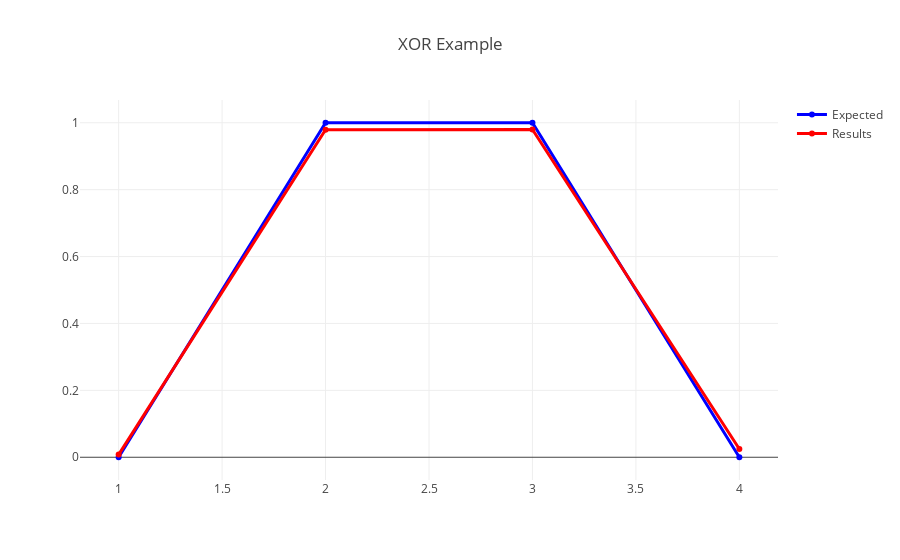

The code cell stored with this chart in its notebook:
### Code cell
import { tensor1D } from "../mod.ts";
import { Visualizer } from "../visualizer/mod.ts";

import {
    Cost,
    WASM,
    DenseLayer,
    Sequential,
    setupBackend,
    SigmoidLayer,
    tensor2D,
  } from "../mod.ts";
  
  await setupBackend(WASM);
  
  const net = new Sequential({
    size: [4, 2],
  
    silent: true,
  
    layers: [
      DenseLayer({ size: [3] }),
      SigmoidLayer(),
      DenseLayer({ size: [1] }),
      SigmoidLayer(),
    ],
  
    cost: Cost.MSE,
  });
  
  net.train(
    [
      {
        inputs: tensor2D([
          [0, 0],
          [1, 0],
          [0, 1],
          [1, 1],
        ]),
        outputs: tensor2D([[0], [1], [1], [0]]),
      },
    ],
    50000,
  );
  

  
const visualizer = new Visualizer("XOR Example");
await visualizer.graph(net,
  [
  tensor1D([0, 0]),
  tensor1D([1, 0]),
  tensor1D([0, 1]),
  tensor1D([1, 1]),
], [
  tensor1D([0]),
  tensor1D([1]),
  tensor1D([1]),
  tensor1D([0])
])

### Figure 1 — Plotly figure (JSON) as saved in the notebook; plotly's stock layout.template omitted (floating-point values rounded to 4 significant figures)
{"data": [{"line": {"color": "blue", "width": 3}, "mode": "lines+markers", "name": "Expected", "type": "scatter", "x": [1, 2, 3, 4], "y": [0, 1, 1, 0]}, {"line": {"color": "red", "width": 3}, "mode": "lines+markers", "name": "Results", "type": "scatter", "x": [1, 2, 3, 4], "y": [0.007869, 0.9794, 0.9797, 0.02482]}], "layout": {"title": "XOR Example"}}
